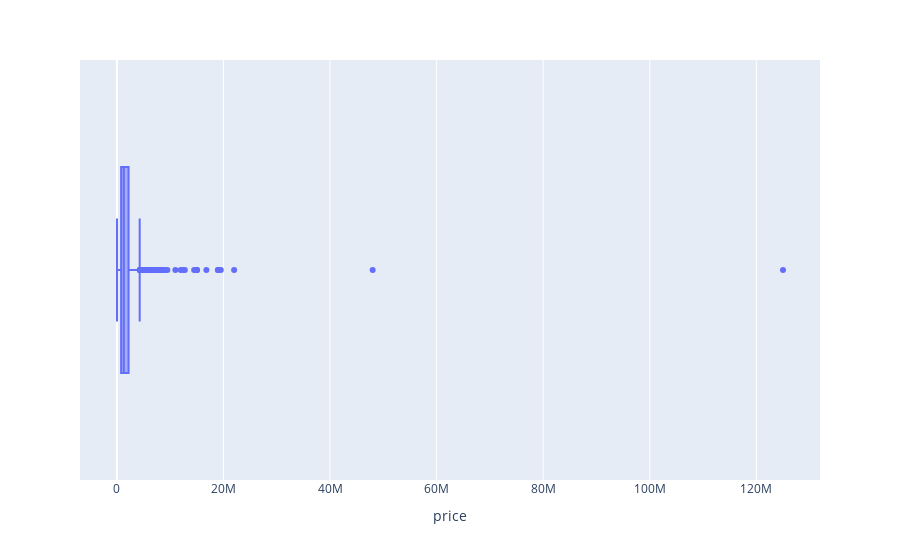

Notebook cell for this chart:
### Markdown cell above
# Irregular data (outliers)

Outliers are data that is distinct from other observations. They could bias our data analysis results, providing a misleading representation of the data. Outliers could be real outliers or mistakes.

histogram & box plot
Let’s use the data visualization method to detect outliers. We’ll plot a histogram and a box plot of the column life_sq.

### Code cell
import plotly.express as px

fig = px.box(df, x=df['price'])
fig.show()

### Figure 1 — Plotly figure (JSON) as saved in the notebook; plotly's stock layout.template omitted (floating-point values rounded to 4 significant figures; data arrays with more than 128 entries replaced by an {"elided": "..."} marker saying what was removed)
{"data": [{"alignmentgroup": "True", "hovertemplate": "price=%{x}<extra></extra>", "legendgroup": "", "marker": {"color": "#636efa"}, "name": "", "notched": false, "offsetgroup": "", "orientation": "h", "showlegend": false, "type": "box", "x": {"elided": "896 int values"}, "x0": " ", "xaxis": "x", "y0": " ", "yaxis": "y"}], "layout": {"boxmode": "group", "legend": {"tracegroupgap": 0}, "margin": {"t": 60}, "xaxis": {"anchor": "y", "domain": [0, 1], "title": {"text": "price"}}, "yaxis": {"anchor": "x", "domain": [0, 1]}}}
